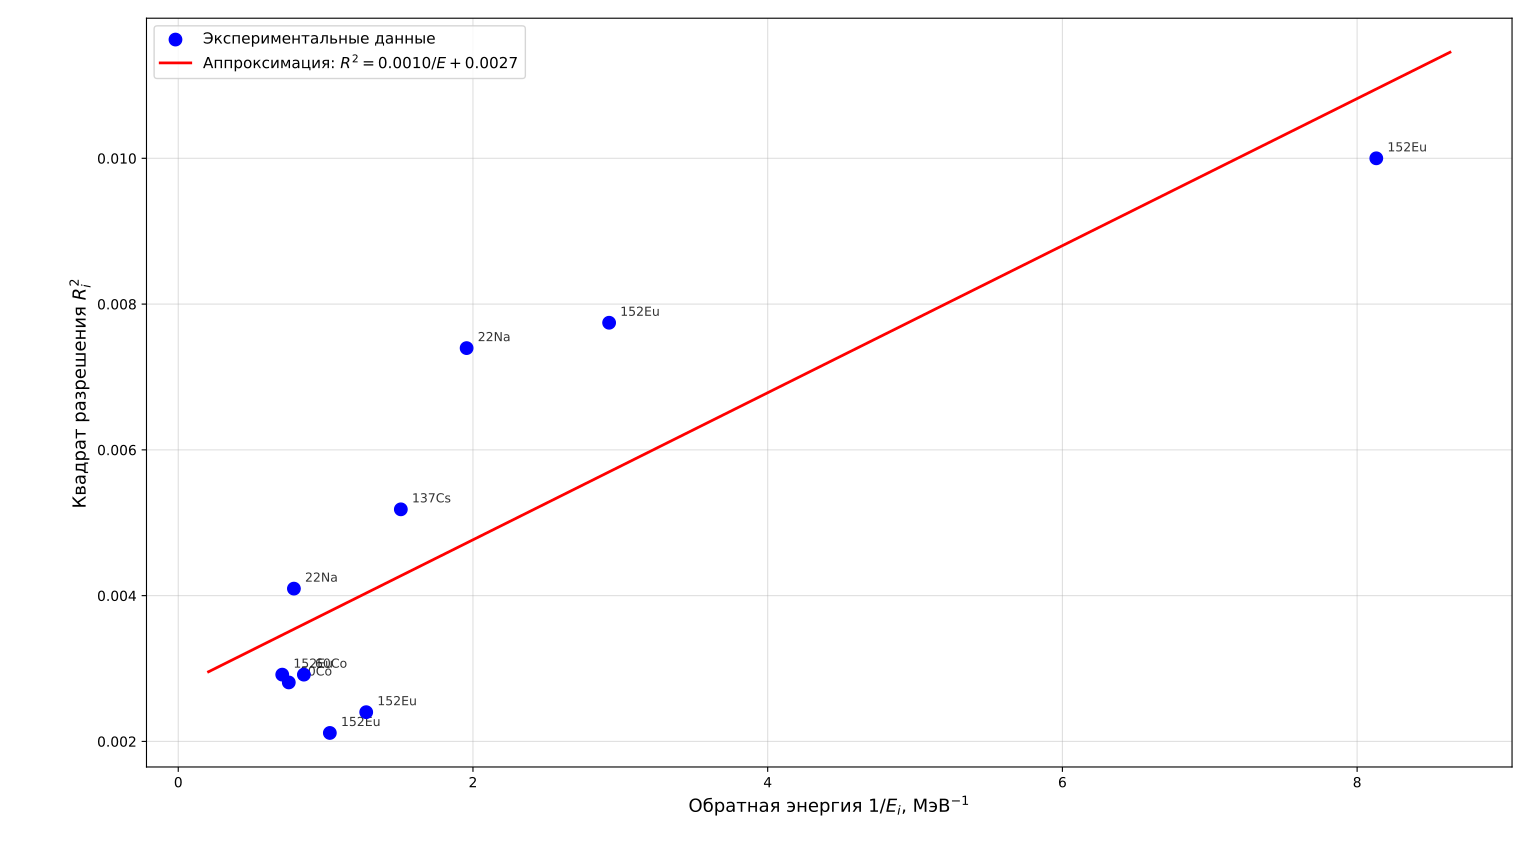

Here is the Python script that generated this plot:
import numpy as np
import matplotlib.pyplot as plt

# Данные из таблицы (исключая точки 241Am с минимальной энергией)
# Источник, E_i (МэВ), R_i
data = [
    ("60Co", 1.173, 0.054),
    ("60Co", 1.333, 0.053),
    ("137Cs", 0.662, 0.072),
    ("22Na", 0.511, 0.086),
    ("22Na", 1.274, 0.064),
    ("152Eu", 0.123, 0.100),
    ("152Eu", 0.342, 0.088),
    ("152Eu", 0.784, 0.049),
    ("152Eu", 0.972, 0.046),
    ("152Eu", 1.417, 0.054),
]

sources = []
E_list = []
R_list = []
inv_E = []
R_sq = []

print("Источник | E_i (МэВ) | R_i | 1/E_i (МэВ^-1) | R_i^2")
print("-" * 60)

for source, E, R in data:
    sources.append(source)
    E_list.append(E)
    R_list.append(R)
    inv_E.append(1.0 / E)
    R_sq.append(R**2)
    print(f"{source:8} | {E:7.3f} | {R:.3f} | {1.0/E:12.3f} | {R**2:.5f}")

# Линейная аппроксимация R^2 = k * (1/E) + b
inv_E_arr = np.array(inv_E)
R_sq_arr = np.array(R_sq)
k, b = np.polyfit(inv_E_arr, R_sq_arr, 1)

# Плотная сетка для линии тренда
inv_E_fit = np.linspace(min(inv_E_arr) - 0.5, max(inv_E_arr) + 0.5, 100)
R_sq_fit = k * inv_E_fit + b

# Построение графика
plt.figure(figsize=(10, 7))

# Точки экспериментальных данных
plt.scatter(inv_E_arr, R_sq_arr, color='blue', s=80, zorder=5, label='Экспериментальные данные')

# Подписи к точкам
for i, txt in enumerate(sources):
    plt.annotate(txt, (inv_E_arr[i], R_sq_arr[i]), textcoords="offset points", 
                 xytext=(8, 5), fontsize=9, alpha=0.8)

# Линия тренда
plt.plot(inv_E_fit, R_sq_fit, 'r-', linewidth=2, 
         label=f'Аппроксимация: $R^2 = {k:.4f}/E + {b:.4f}$')

plt.xlabel('Обратная энергия $1/E_i$, МэВ$^{-1}$', fontsize=13)
plt.ylabel('Квадрат разрешения $R_i^2$', fontsize=13)
# plt.title('Проверка зависимости $R_i^2 = f(1/E_i)$', fontsize=14)
plt.legend(fontsize=11)
plt.grid(True, alpha=0.4)
plt.tight_layout()

plt.savefig('R_squared_vs_inv_E.png', dpi=300)
print("\nГрафик сохранён как 'R_squared_vs_inv_E.png'")
plt.show()

print(f"\nКоэффициент наклона k = {k:.4f}")
print(f"Свободный член b = {b:.4f}")

# Проверка качества аппроксимации
R_sq_pred = k * inv_E_arr + b
ss_res = np.sum((R_sq_arr - R_sq_pred)**2)
ss_tot = np.sum((R_sq_arr - np.mean(R_sq_arr))**2)
r_squared = 1 - (ss_res / ss_tot)
print(f"Коэффициент детерминации R² = {r_squared:.4f}")
